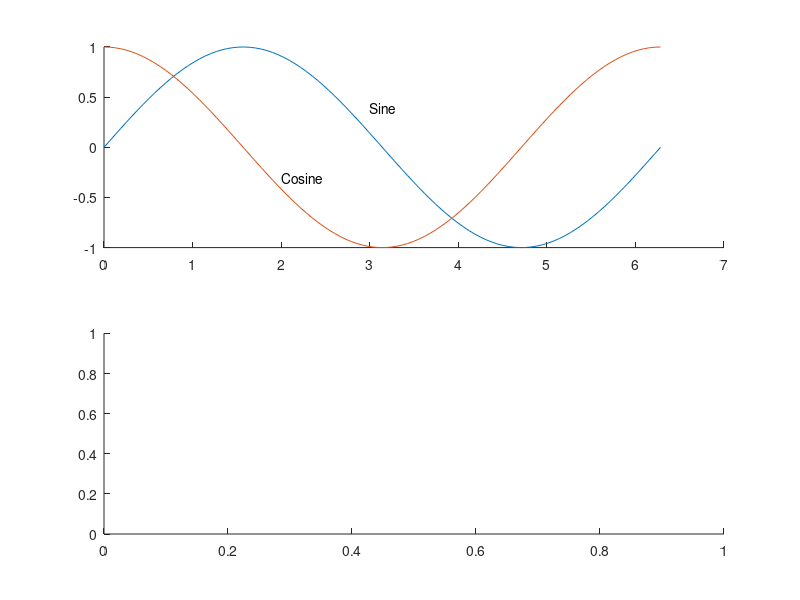

Here is the MATLAB script that generated this plot: (Note: this script raises an error after producing the figure.)
%%% TNG016 - vt2021
%%%  Assignment 5
%
%  Graphics Object 
%
%  A. Lombardi - May 2021

clear all
clc

x=linspace(0,2*pi);
y1 = sin(x);
y2 = cos(x);
f = figure(1)




subplot(2,1,1);
hold on
plot(x,y1,x,y2)
text('Position',[3 0.4],'String','Sine')
text('Position',[2 -0.3],'String','Cosine')
   
sub = subplot(2,1,2);
hold on
ax1 = f.Children(1)
ax1.Color = [1 1 0]
sub.Color = 'y'
p = plot(x,y1,x,y2)
t1 = text('Position',[3 0.4],'String','Sine')
t2 = text('Position',[2 -0.3],'String','Cosine')

t2.Rotation = 90;
t2.Position = [1.4 -0.6]
t2.FontSize = 20



t1.Color = 'b'
t1.FontWeight = 'bold'
p(2).LineStyle = "-."
p(1).LineWidth = 2.5
p(2).Color = 'k'
p(1).Color = 'g'

title('Final figure')

